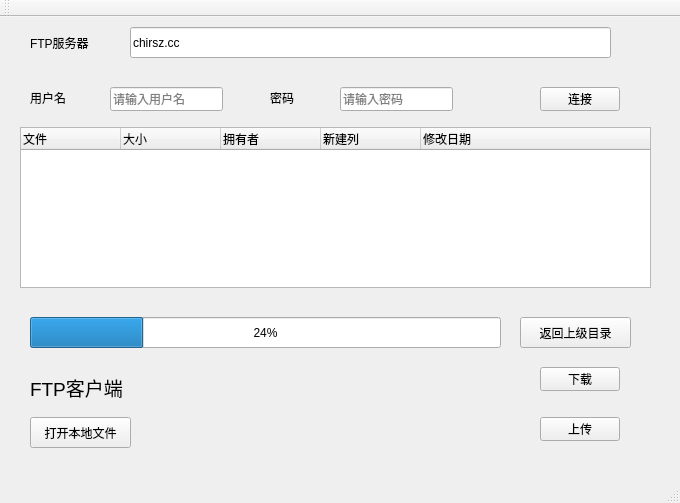
<?xml version="1.0" encoding="UTF-8"?>
<ui version="4.0">
 <class>MainWindow</class>
 <widget class="QMainWindow" name="MainWindow">
  <property name="geometry">
   <rect>
    <x>0</x>
    <y>0</y>
    <width>680</width>
    <height>503</height>
   </rect>
  </property>
  <property name="windowTitle">
   <string>MainWindow</string>
  </property>
  <widget class="QWidget" name="centralWidget">
   <widget class="QLabel" name="label">
    <property name="geometry">
     <rect>
      <x>30</x>
      <y>10</y>
      <width>91</width>
      <height>31</height>
     </rect>
    </property>
    <property name="text">
     <string>FTP服务器</string>
    </property>
   </widget>
   <widget class="QLabel" name="label_2">
    <property name="geometry">
     <rect>
      <x>30</x>
      <y>70</y>
      <width>91</width>
      <height>21</height>
     </rect>
    </property>
    <property name="text">
     <string>用户名</string>
    </property>
   </widget>
   <widget class="QLineEdit" name="userNamelineEdit">
    <property name="geometry">
     <rect>
      <x>110</x>
      <y>70</y>
      <width>113</width>
      <height>24</height>
     </rect>
    </property>
    <property name="placeholderText">
     <string>请输入用户名</string>
    </property>
   </widget>
   <widget class="QLineEdit" name="ftpServerlineEdit">
    <property name="geometry">
     <rect>
      <x>130</x>
      <y>10</y>
      <width>481</width>
      <height>31</height>
     </rect>
    </property>
    <property name="text">
     <string>chirsz.cc</string>
    </property>
    <property name="placeholderText">
     <string>请输入服务器地址</string>
    </property>
   </widget>
   <widget class="QLabel" name="label_3">
    <property name="geometry">
     <rect>
      <x>270</x>
      <y>70</y>
      <width>61</width>
      <height>21</height>
     </rect>
    </property>
    <property name="text">
     <string>密码</string>
    </property>
   </widget>
   <widget class="QLineEdit" name="passwordlineEdit">
    <property name="geometry">
     <rect>
      <x>340</x>
      <y>70</y>
      <width>113</width>
      <height>24</height>
     </rect>
    </property>
    <property name="echoMode">
     <enum>QLineEdit::Password</enum>
    </property>
    <property name="placeholderText">
     <string>请输入密码</string>
    </property>
   </widget>
   <widget class="QPushButton" name="connectButton">
    <property name="geometry">
     <rect>
      <x>540</x>
      <y>70</y>
      <width>80</width>
      <height>24</height>
     </rect>
    </property>
    <property name="text">
     <string>连接</string>
    </property>
   </widget>
   <widget class="QTreeWidget" name="fileList">
    <property name="geometry">
     <rect>
      <x>20</x>
      <y>110</y>
      <width>631</width>
      <height>161</height>
     </rect>
    </property>
    <attribute name="headerDefaultSectionSize">
     <number>100</number>
    </attribute>
    <column>
     <property name="text">
      <string>文件</string>
     </property>
    </column>
    <column>
     <property name="text">
      <string>大小</string>
     </property>
    </column>
    <column>
     <property name="text">
      <string>拥有者</string>
     </property>
    </column>
    <column>
     <property name="text">
      <string>新建列</string>
     </property>
    </column>
    <column>
     <property name="text">
      <string>修改日期</string>
     </property>
    </column>
   </widget>
   <widget class="QLabel" name="ftpLabel">
    <property name="geometry">
     <rect>
      <x>30</x>
      <y>340</y>
      <width>481</width>
      <height>61</height>
     </rect>
    </property>
    <property name="font">
     <font>
      <pointsize>14</pointsize>
     </font>
    </property>
    <property name="text">
     <string>FTP客户端</string>
    </property>
   </widget>
   <widget class="QPushButton" name="downloadButton">
    <property name="geometry">
     <rect>
      <x>540</x>
      <y>350</y>
      <width>80</width>
      <height>24</height>
     </rect>
    </property>
    <property name="text">
     <string>下载</string>
    </property>
   </widget>
   <widget class="QPushButton" name="cdToParentButton">
    <property name="geometry">
     <rect>
      <x>520</x>
      <y>300</y>
      <width>111</width>
      <height>31</height>
     </rect>
    </property>
    <property name="text">
     <string>返回上级目录</string>
    </property>
   </widget>
   <widget class="QProgressBar" name="progressBar">
    <property name="geometry">
     <rect>
      <x>30</x>
      <y>300</y>
      <width>471</width>
      <height>31</height>
     </rect>
    </property>
    <property name="value">
     <number>24</number>
    </property>
   </widget>
   <widget class="QPushButton" name="uploadButton">
    <property name="geometry">
     <rect>
      <x>540</x>
      <y>400</y>
      <width>80</width>
      <height>24</height>
     </rect>
    </property>
    <property name="text">
     <string>上传</string>
    </property>
   </widget>
   <widget class="QPushButton" name="openButton">
    <property name="geometry">
     <rect>
      <x>30</x>
      <y>400</y>
      <width>101</width>
      <height>31</height>
     </rect>
    </property>
    <property name="text">
     <string>打开本地文件</string>
    </property>
   </widget>
   <widget class="QLabel" name="localFileLabel">
    <property name="geometry">
     <rect>
      <x>160</x>
      <y>400</y>
      <width>251</width>
      <height>31</height>
     </rect>
    </property>
    <property name="text">
     <string/>
    </property>
   </widget>
  </widget>
  <widget class="QMenuBar" name="menuBar">
   <property name="geometry">
    <rect>
     <x>0</x>
     <y>0</y>
     <width>680</width>
     <height>24</height>
    </rect>
   </property>
  </widget>
  <widget class="QToolBar" name="mainToolBar">
   <attribute name="toolBarArea">
    <enum>TopToolBarArea</enum>
   </attribute>
   <attribute name="toolBarBreak">
    <bool>false</bool>
   </attribute>
  </widget>
  <widget class="QStatusBar" name="statusBar"/>
 </widget>
 <layoutdefault spacing="6" margin="11"/>
 <resources/>
 <connections/>
</ui>
